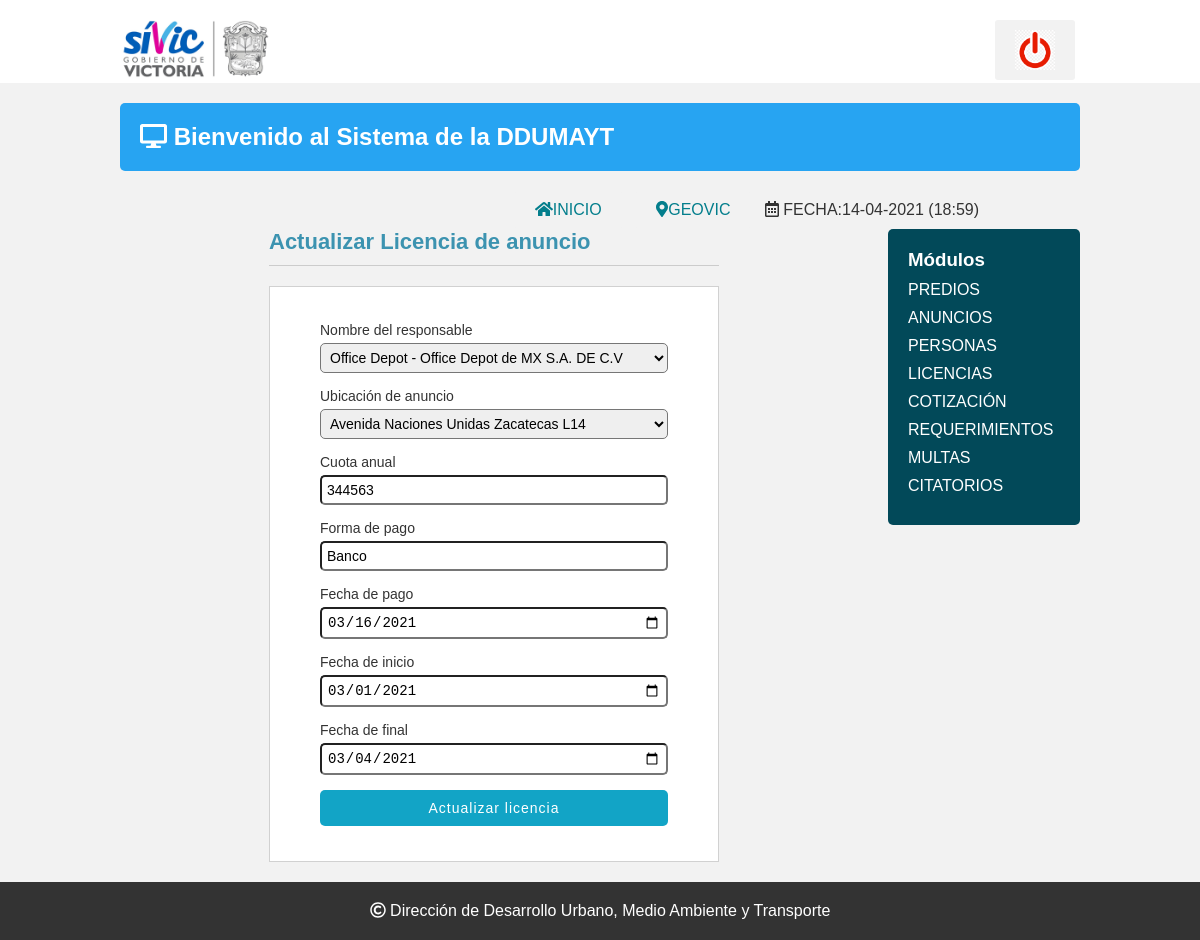
Page /Sistema/editar_licencia.php?id=2 on the committed database.
### tables this page shows
CREATE TABLE `licencia_anuncios` (
  `id_licencia` int(11) NOT NULL,
  `cuota_anual` double NOT NULL,
  `forma_pago` varchar(80) NOT NULL,
  `fecha_pago` date NOT NULL,
  `fecha_inicio` date NOT NULL,
  `fecha_final` date NOT NULL,
  `id_persona` int(11) NOT NULL,
  `id_anuncio` int(11) NOT NULL
);

CREATE TABLE `personas` (
  `id_persona` int(11) NOT NULL,
  `nombre_responsable` varchar(80) NOT NULL,
  `nombre_comercial` varchar(80) DEFAULT NULL,
  `rfc` varchar(13) NOT NULL,
  `tipo` varchar(30) NOT NULL,
  `calle` varchar(90) NOT NULL,
  `numero` varchar(25) NOT NULL,
  `id_colonia` int(11) NOT NULL
);

CREATE TABLE `anuncios` (
  `id_anuncio` int(11) NOT NULL,
  `clave_catastral` varchar(31) NOT NULL,
  `ubicacion` varchar(255) NOT NULL,
  `zona` varchar(20) NOT NULL,
  `tipo_anuncio` varchar(50) NOT NULL,
  `medida1` double NOT NULL,
  `medida2` double NOT NULL,
  `salarios_minimo` double NOT NULL,
  `cantidad` double NOT NULL
);

### Sistema/editar_licencia.php (the view, shortened to what this page needs)
<?php
	include "conexion.php";
		$id_licencia= $_GET['id'];
		$query= mysqli_query($conection,"select l.id_licencia, p.nombre_responsable, p.nombre_comercial, a.ubicacion, l.cuota_anual, l.forma_pago, l.fecha_pago, l.fecha_inicio, l.fecha_final, l.id_persona, l.id_anuncio from anuncios a inner join licencia_anuncios l on a.id_anuncio = l.id_anuncio inner join personas p on l.id_persona = p.id_persona WHERE id_licencia=$id_licencia");
		$result_sql=mysqli_num_rows($query);
		if($result_sql==0){
			header('location:lista_licencia.php');
		}else{
			while($data=mysqli_fetch_array($query)){
				$nombre_responsable= $data['nombre_responsable'];
				$nombre_comercial= $data['nombre_comercial'];
				$ubicacion= $data['ubicacion'];
				$cuota_anual= $data['cuota_anual'];
				$forma_pago= $data['forma_pago'];
				$fecha_pago= $data['fecha_pago'];
				$fecha_inicio= $data['fecha_inicio'];
				$fecha_final= $data['fecha_final'];
				$id_persona= $data['id_persona'];
				$id_anuncio= $data['id_anuncio'];
			}
		}
?>
<!DOCTYPE html>
<html lang="en">
<head>
	<?php include "includes/scripts.php"; ?>
</head>
<body>
<?php include "includes/header.php"; ?>
	<section class="main">
<?php include "includes/wrapp.php"; ?>
	<div class="articulo">
	<div class="form_register">
    <h1>Actualizar Licencia de anuncio</h1>
    <hr>
    <form action="" method="post">
    	<label for="id_persona">Nombre del responsable</label>
        <select name="id_persona" id="id_persona">
        	<option value="<?php echo $id_persona; ?>" selected><?php echo "$nombre_responsable - $nombre_comercial"; ?></option>
        </select>
        <label for="id_anuncio">Ubicación de anuncio</label>
        <select name="id_anuncio" id="id_anuncio">
        	<option value="<?php echo $id_anuncio; ?>" selected><?php echo $ubicacion; ?></option>
          </select>
    	<label for="cuota_anual">Cuota anual</label>
        <input type="text" name="cuota_anual" id="cuota_anual" placeholder="Couta anual*" value="<?php echo $cuota_anual; ?>">
    	<label for="forma_pago">Forma de pago</label>
        <input type="text" name="forma_pago" id="forma_pago" placeholder="Forma de pago" value="<?php echo $forma_pago; ?>">
    	<label for="fecha_pago">Fecha de pago</label>
        <input type="date" name="fecha_pago" id="fecha_pago" placeholder="Calle del anuncio(entre)" value="<?php echo $fecha_pago; ?>">
        <label for="fecha_inicio">Fecha de inicio</label>
        <input type="date" name="fecha_inicio" id="fecha_inicio" placeholder="Fecha de inicio" value="<?php echo $fecha_inicio; ?>">
        <label for="fecha_final">Fecha de final</label>
        <input type="date" name="fecha_final" id="fecha_final" placeholder="Fecha de final" value="<?php echo $fecha_final; ?>">
        <input type="submit" value="Actualizar licencia" class="btn_save">
    </form>
    </div>
			</div>
            	<?php include "includes/aside.php"; ?>
            </div>
	</section>
		<?php include "includes/footer.php"; ?>
</body>
</html>

### Sistema/css/estilos.css (style rules this page uses)
* { -webkit-box-sizing: border-box; -moz-box-sizing: border-box; box-sizing: border-box; margin:0px; padding:0px; }
body { background:#f2f2f2; color:#333; font-family:Arial, helvetica, sans-serif; }
.articulo { float: left; width: 80%; padding:0px 20px 20px 0px; }
.form_register { width:450px; margin:auto; }
.form_register h1 { color: #3c93b0; }
hr { border:0; background:#CCC; height:1px; margin:10px 0; display:block; }
form { background:#FFF; margin:auto; padding:20px 50px; border:1px solid #d1d1d1; }
label { display:block; font-size:14px; margin:15px auto 5px auto; }
input,select { display:block; width:100%; font-size:14px; padding:5px; border:1px solid:#85929e; border-radius:5px; }
.btn_save { font-size:14px; background:#12a4c6; padding:10px; color:#FFF; letter-spacing:1px; border:0; cursor:pointer; margin:15px auto; }
.articulo h1 { font-size:22px; display:inline-block; }
.articulo h1 { text-align:center; }

### rows in the picture
licencia_anuncios: id_persona "Office Depot - Office Depot de MX S.A. DE C.V", id_anuncio "Avenida Naciones Unidas Zacatecas L14", cuota_anual "344563", forma_pago "Banco", fecha_pago "03/16/2021", fecha_inicio "03/01/2021", fecha_final "03/04/2021"

### other values in the picture
$date "14-04-2021 (18:59)"
